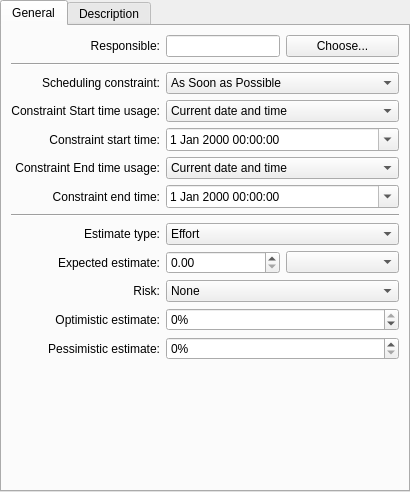
<?xml version="1.0" encoding="UTF-8"?>
<ui version="4.0">
 <author>Dag Andersen &lt;dag.andersen@kdemail.net&gt;</author>
 <class>KPlato::ConfigTaskPanelBase</class>
 <widget class="QWidget" name="KPlato::ConfigTaskPanelBase">
  <property name="geometry">
   <rect>
    <x>0</x>
    <y>0</y>
    <width>410</width>
    <height>492</height>
   </rect>
  </property>
  <layout class="QVBoxLayout" name="verticalLayout">
   <property name="leftMargin">
    <number>0</number>
   </property>
   <property name="topMargin">
    <number>0</number>
   </property>
   <property name="rightMargin">
    <number>0</number>
   </property>
   <property name="bottomMargin">
    <number>0</number>
   </property>
   <item>
    <widget class="QTabWidget" name="tabWidget">
     <property name="currentIndex">
      <number>0</number>
     </property>
     <widget class="QWidget" name="tab">
      <attribute name="title">
       <string>General</string>
      </attribute>
      <layout class="QGridLayout" name="gridLayout" columnstretch="0,1">
       <item row="0" column="0">
        <widget class="QLabel" name="leaderlabel">
         <property name="whatsThis">
          <string>The person responsible for this task.

This is not limited to persons available in a resource group but can be anyone. You can even directly access your address book with the Choose button.</string>
         </property>
         <property name="text">
          <string>Responsible:</string>
         </property>
         <property name="alignment">
          <set>Qt::AlignRight|Qt::AlignTrailing|Qt::AlignVCenter</set>
         </property>
         <property name="wordWrap">
          <bool>false</bool>
         </property>
         <property name="buddy">
          <cstring>kcfg_Leader</cstring>
         </property>
        </widget>
       </item>
       <item row="4" column="1">
        <widget class="QDateTimeEdit" name="kcfg_ConstraintStartTime">
         <property name="calendarPopup">
          <bool>true</bool>
         </property>
        </widget>
       </item>
       <item row="8" column="1">
        <widget class="KComboBox" name="kcfg_EstimateType">
         <property name="sizePolicy">
          <sizepolicy hsizetype="Preferred" vsizetype="Fixed">
           <horstretch>0</horstretch>
           <verstretch>0</verstretch>
          </sizepolicy>
         </property>
         <property name="editable">
          <bool>false</bool>
         </property>
         <item>
          <property name="text">
           <string>Effort</string>
          </property>
         </item>
         <item>
          <property name="text">
           <string>Duration</string>
          </property>
         </item>
        </widget>
       </item>
       <item row="13" column="0">
        <spacer name="verticalSpacer">
         <property name="orientation">
          <enum>Qt::Vertical</enum>
         </property>
         <property name="sizeHint" stdset="0">
          <size>
           <width>20</width>
           <height>40</height>
          </size>
         </property>
        </spacer>
       </item>
       <item row="12" column="0">
        <widget class="QLabel" name="textLabel2_2">
         <property name="sizePolicy">
          <sizepolicy hsizetype="Preferred" vsizetype="Preferred">
           <horstretch>0</horstretch>
           <verstretch>0</verstretch>
          </sizepolicy>
         </property>
         <property name="text">
          <string>Pessimistic estimate:</string>
         </property>
         <property name="alignment">
          <set>Qt::AlignRight|Qt::AlignTrailing|Qt::AlignVCenter</set>
         </property>
         <property name="wordWrap">
          <bool>false</bool>
         </property>
         <property name="buddy">
          <cstring>kcfg_PessimisticRatio</cstring>
         </property>
        </widget>
       </item>
       <item row="11" column="0">
        <widget class="QLabel" name="textLabel1_3">
         <property name="sizePolicy">
          <sizepolicy hsizetype="Preferred" vsizetype="Preferred">
           <horstretch>0</horstretch>
           <verstretch>0</verstretch>
          </sizepolicy>
         </property>
         <property name="text">
          <string>Optimistic estimate:</string>
         </property>
         <property name="alignment">
          <set>Qt::AlignRight|Qt::AlignTrailing|Qt::AlignVCenter</set>
         </property>
         <property name="wordWrap">
          <bool>false</bool>
         </property>
         <property name="buddy">
          <cstring>kcfg_OptimisticRatio</cstring>
         </property>
        </widget>
       </item>
       <item row="3" column="1">
        <widget class="KComboBox" name="kcfg_StartTimeUsage">
         <property name="sizePolicy">
          <sizepolicy hsizetype="Preferred" vsizetype="Fixed">
           <horstretch>0</horstretch>
           <verstretch>0</verstretch>
          </sizepolicy>
         </property>
         <item>
          <property name="text">
           <string>Current date and time</string>
          </property>
         </item>
         <item>
          <property name="text">
           <string>Current date, specified time</string>
          </property>
         </item>
         <item>
          <property name="text">
           <string>Specified date and time</string>
          </property>
         </item>
        </widget>
       </item>
       <item row="7" column="0" colspan="2">
        <widget class="Line" name="line">
         <property name="orientation">
          <enum>Qt::Horizontal</enum>
         </property>
        </widget>
       </item>
       <item row="8" column="0">
        <widget class="QLabel" name="textLabel3_7">
         <property name="sizePolicy">
          <sizepolicy hsizetype="Preferred" vsizetype="Preferred">
           <horstretch>0</horstretch>
           <verstretch>0</verstretch>
          </sizepolicy>
         </property>
         <property name="text">
          <string>Estimate type:</string>
         </property>
         <property name="alignment">
          <set>Qt::AlignRight|Qt::AlignTrailing|Qt::AlignVCenter</set>
         </property>
         <property name="wordWrap">
          <bool>false</bool>
         </property>
         <property name="buddy">
          <cstring>kcfg_EstimateType</cstring>
         </property>
        </widget>
       </item>
       <item row="3" column="0">
        <widget class="QLabel" name="textLabel3_5">
         <property name="sizePolicy">
          <sizepolicy hsizetype="Preferred" vsizetype="Preferred">
           <horstretch>0</horstretch>
           <verstretch>0</verstretch>
          </sizepolicy>
         </property>
         <property name="text">
          <string>Constraint Start time usage:</string>
         </property>
         <property name="alignment">
          <set>Qt::AlignRight|Qt::AlignTrailing|Qt::AlignVCenter</set>
         </property>
         <property name="wordWrap">
          <bool>false</bool>
         </property>
         <property name="buddy">
          <cstring>kcfg_StartTimeUsage</cstring>
         </property>
        </widget>
       </item>
       <item row="9" column="1">
        <layout class="QHBoxLayout" name="horizontalLayout">
         <item>
          <widget class="KPlato::DurationSpinBox" name="kcfg_ExpectedEstimate"/>
         </item>
         <item>
          <widget class="KPlato::MyComboBox" name="kcfg_Unit"/>
         </item>
        </layout>
       </item>
       <item row="12" column="1">
        <widget class="QSpinBox" name="kcfg_PessimisticRatio">
         <property name="suffix">
          <string>%</string>
         </property>
         <property name="maximum">
          <number>999</number>
         </property>
        </widget>
       </item>
       <item row="1" column="0" colspan="2">
        <widget class="Line" name="line_2">
         <property name="orientation">
          <enum>Qt::Horizontal</enum>
         </property>
        </widget>
       </item>
       <item row="5" column="0">
        <widget class="QLabel" name="textLabel3_6">
         <property name="sizePolicy">
          <sizepolicy hsizetype="Preferred" vsizetype="Preferred">
           <horstretch>0</horstretch>
           <verstretch>0</verstretch>
          </sizepolicy>
         </property>
         <property name="text">
          <string>Constraint End time usage:</string>
         </property>
         <property name="alignment">
          <set>Qt::AlignRight|Qt::AlignTrailing|Qt::AlignVCenter</set>
         </property>
         <property name="wordWrap">
          <bool>false</bool>
         </property>
         <property name="buddy">
          <cstring>kcfg_EndTimeUsage</cstring>
         </property>
        </widget>
       </item>
       <item row="9" column="0">
        <widget class="QLabel" name="textLabel3_8">
         <property name="sizePolicy">
          <sizepolicy hsizetype="Preferred" vsizetype="Preferred">
           <horstretch>0</horstretch>
           <verstretch>0</verstretch>
          </sizepolicy>
         </property>
         <property name="text">
          <string>Expected estimate:</string>
         </property>
         <property name="alignment">
          <set>Qt::AlignRight|Qt::AlignTrailing|Qt::AlignVCenter</set>
         </property>
         <property name="wordWrap">
          <bool>false</bool>
         </property>
         <property name="buddy">
          <cstring>kcfg_ExpectedEstimate</cstring>
         </property>
        </widget>
       </item>
       <item row="4" column="0">
        <widget class="QLabel" name="textLabel3_3">
         <property name="sizePolicy">
          <sizepolicy hsizetype="Preferred" vsizetype="Preferred">
           <horstretch>0</horstretch>
           <verstretch>0</verstretch>
          </sizepolicy>
         </property>
         <property name="text">
          <string>Constraint start time:</string>
         </property>
         <property name="alignment">
          <set>Qt::AlignRight|Qt::AlignTrailing|Qt::AlignVCenter</set>
         </property>
         <property name="wordWrap">
          <bool>false</bool>
         </property>
         <property name="buddy">
          <cstring>kcfg_ConstraintStartTime</cstring>
         </property>
        </widget>
       </item>
       <item row="6" column="1">
        <widget class="QDateTimeEdit" name="kcfg_ConstraintEndTime">
         <property name="calendarPopup">
          <bool>true</bool>
         </property>
        </widget>
       </item>
       <item row="5" column="1">
        <widget class="KComboBox" name="kcfg_EndTimeUsage">
         <property name="sizePolicy">
          <sizepolicy hsizetype="Preferred" vsizetype="Fixed">
           <horstretch>0</horstretch>
           <verstretch>0</verstretch>
          </sizepolicy>
         </property>
         <item>
          <property name="text">
           <string>Current date and time</string>
          </property>
         </item>
         <item>
          <property name="text">
           <string>Current date, specified time</string>
          </property>
         </item>
         <item>
          <property name="text">
           <string>Specified date and time</string>
          </property>
         </item>
        </widget>
       </item>
       <item row="2" column="1">
        <widget class="KComboBox" name="kcfg_ConstraintType">
         <property name="sizePolicy">
          <sizepolicy hsizetype="Preferred" vsizetype="Fixed">
           <horstretch>0</horstretch>
           <verstretch>0</verstretch>
          </sizepolicy>
         </property>
         <item>
          <property name="text">
           <string>As Soon as Possible</string>
          </property>
         </item>
         <item>
          <property name="text">
           <string>As Late as Possible</string>
          </property>
         </item>
         <item>
          <property name="text">
           <string>Must Start On</string>
          </property>
         </item>
         <item>
          <property name="text">
           <string>Must Finish On</string>
          </property>
         </item>
         <item>
          <property name="text">
           <string>Start Not Earlier Than</string>
          </property>
         </item>
         <item>
          <property name="text">
           <string>Finish Not Later Than</string>
          </property>
         </item>
         <item>
          <property name="text">
           <string>Fixed Interval</string>
          </property>
         </item>
        </widget>
       </item>
       <item row="6" column="0">
        <widget class="QLabel" name="textLabel3_4">
         <property name="sizePolicy">
          <sizepolicy hsizetype="Preferred" vsizetype="Preferred">
           <horstretch>0</horstretch>
           <verstretch>0</verstretch>
          </sizepolicy>
         </property>
         <property name="text">
          <string>Constraint end time:</string>
         </property>
         <property name="alignment">
          <set>Qt::AlignRight|Qt::AlignTrailing|Qt::AlignVCenter</set>
         </property>
         <property name="wordWrap">
          <bool>false</bool>
         </property>
         <property name="buddy">
          <cstring>kcfg_ConstraintEndTime</cstring>
         </property>
        </widget>
       </item>
       <item row="11" column="1">
        <widget class="QSpinBox" name="kcfg_OptimisticRatio">
         <property name="suffix">
          <string>%</string>
         </property>
         <property name="minimum">
          <number>-99</number>
         </property>
         <property name="maximum">
          <number>0</number>
         </property>
        </widget>
       </item>
       <item row="0" column="1">
        <layout class="QHBoxLayout">
         <property name="leftMargin">
          <number>0</number>
         </property>
         <property name="topMargin">
          <number>0</number>
         </property>
         <property name="rightMargin">
          <number>0</number>
         </property>
         <property name="bottomMargin">
          <number>0</number>
         </property>
         <item>
          <widget class="KLineEdit" name="kcfg_Leader">
           <property name="sizePolicy">
            <sizepolicy hsizetype="Preferred" vsizetype="Preferred">
             <horstretch>0</horstretch>
             <verstretch>0</verstretch>
            </sizepolicy>
           </property>
           <property name="whatsThis">
            <string>The person responsible for this task.

This is not limited to persons available in a resource group but can be anyone. You can even directly access your address book with the Choose button.</string>
           </property>
          </widget>
         </item>
         <item>
          <widget class="QPushButton" name="chooseLeader">
           <property name="toolTip">
            <string>Insert a person from your address book</string>
           </property>
           <property name="whatsThis">
            <string>Insert a person from your address book.</string>
           </property>
           <property name="text">
            <string>Choose...</string>
           </property>
           <property name="shortcut">
            <string/>
           </property>
          </widget>
         </item>
        </layout>
       </item>
       <item row="2" column="0">
        <widget class="QLabel" name="textLabel3">
         <property name="sizePolicy">
          <sizepolicy hsizetype="Preferred" vsizetype="Preferred">
           <horstretch>0</horstretch>
           <verstretch>0</verstretch>
          </sizepolicy>
         </property>
         <property name="text">
          <string>Scheduling constraint:</string>
         </property>
         <property name="alignment">
          <set>Qt::AlignRight|Qt::AlignTrailing|Qt::AlignVCenter</set>
         </property>
         <property name="wordWrap">
          <bool>false</bool>
         </property>
         <property name="buddy">
          <cstring>kcfg_ConstraintType</cstring>
         </property>
        </widget>
       </item>
       <item row="10" column="0">
        <widget class="QLabel" name="label">
         <property name="text">
          <string>Risk:</string>
         </property>
         <property name="alignment">
          <set>Qt::AlignRight|Qt::AlignTrailing|Qt::AlignVCenter</set>
         </property>
        </widget>
       </item>
       <item row="10" column="1">
        <widget class="QComboBox" name="kcfg_Risk">
         <item>
          <property name="text">
           <string>None</string>
          </property>
         </item>
         <item>
          <property name="text">
           <string>Low</string>
          </property>
         </item>
         <item>
          <property name="text">
           <string>High</string>
          </property>
         </item>
        </widget>
       </item>
      </layout>
     </widget>
     <widget class="QWidget" name="widget">
      <attribute name="title">
       <string>Description</string>
      </attribute>
      <layout class="QVBoxLayout" name="verticalLayout_2">
       <item>
        <widget class="KToolBar" name="toolbar" native="true">
         <property name="minimumSize">
          <size>
           <width>0</width>
           <height>10</height>
          </size>
         </property>
        </widget>
       </item>
       <item>
        <widget class="KRichTextWidget" name="kcfg_Description"/>
       </item>
      </layout>
     </widget>
    </widget>
   </item>
  </layout>
 </widget>
 <customwidgets>
  <customwidget>
   <class>KComboBox</class>
   <extends>QComboBox</extends>
   <header>kcombobox.h</header>
  </customwidget>
  <customwidget>
   <class>KLineEdit</class>
   <extends>QLineEdit</extends>
   <header>klineedit.h</header>
   <container>1</container>
  </customwidget>
  <customwidget>
   <class>KRichTextEdit</class>
   <extends>KTextEdit</extends>
   <header>krichtextedit.h</header>
  </customwidget>
  <customwidget>
   <class>KRichTextWidget</class>
   <extends>KRichTextEdit</extends>
   <header>krichtextwidget.h</header>
  </customwidget>
  <customwidget>
   <class>KTextEdit</class>
   <extends>QTextEdit</extends>
   <header>ktextedit.h</header>
  </customwidget>
  <customwidget>
   <class>KToolBar</class>
   <extends>QWidget</extends>
   <header location="global">KToolBar</header>
   <container>1</container>
  </customwidget>
  <customwidget>
   <class>KPlato::DurationSpinBox</class>
   <extends>QDoubleSpinBox</extends>
   <header>kptdurationspinbox.h</header>
  </customwidget>
  <customwidget>
   <class>KPlato::MyComboBox</class>
   <extends>QComboBox</extends>
   <header>kptmycombobox_p.h</header>
  </customwidget>
 </customwidgets>
 <tabstops>
  <tabstop>kcfg_Leader</tabstop>
  <tabstop>chooseLeader</tabstop>
  <tabstop>kcfg_ConstraintType</tabstop>
  <tabstop>kcfg_StartTimeUsage</tabstop>
  <tabstop>kcfg_ConstraintStartTime</tabstop>
  <tabstop>kcfg_EndTimeUsage</tabstop>
  <tabstop>kcfg_ConstraintEndTime</tabstop>
  <tabstop>kcfg_EstimateType</tabstop>
  <tabstop>kcfg_ExpectedEstimate</tabstop>
  <tabstop>kcfg_Unit</tabstop>
  <tabstop>kcfg_OptimisticRatio</tabstop>
  <tabstop>kcfg_PessimisticRatio</tabstop>
  <tabstop>kcfg_Description</tabstop>
 </tabstops>
 <resources/>
 <connections/>
</ui>
